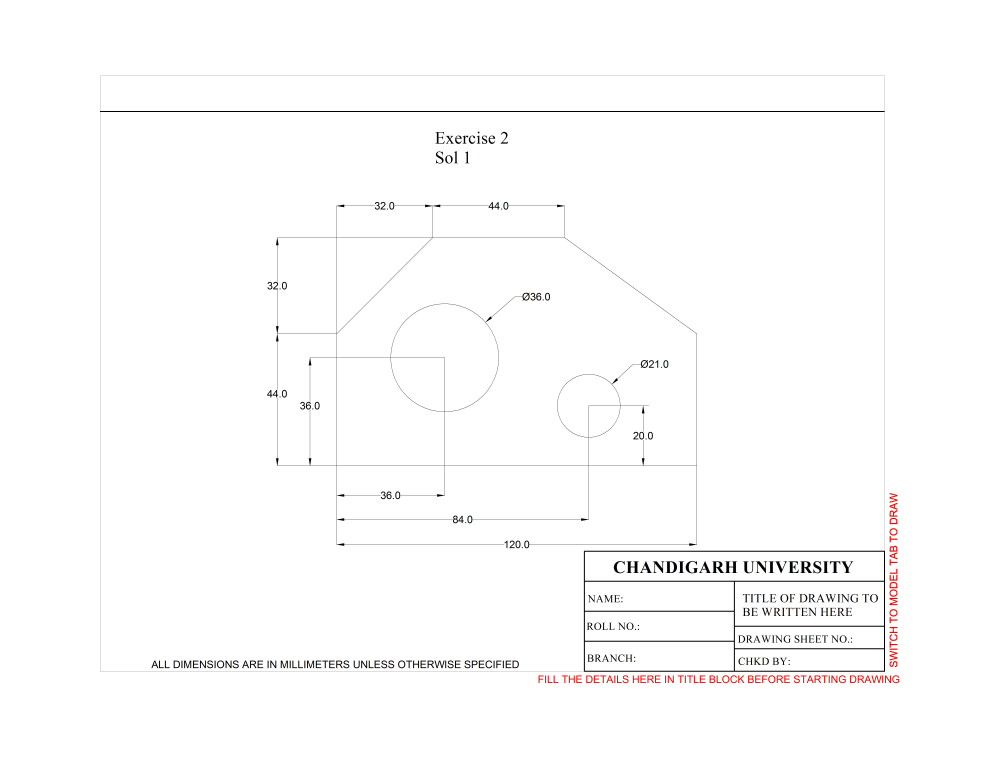
#> input picture acadm/test.jpg, 8000 x 6072 px (shown at 1/8 size)
$ python test.py
#> lines starting #> are read from the running program, lines starting #| are printed output that depends on the picture
from PIL import Image
from PIL import ImageFont
from PIL import ImageDraw

img = Image.open("test.jpg")
#> img is the input picture: PIL image 8000x6072 RGB; mean R, G, B 252.3, 251.9, 251.9
draw = ImageDraw.Draw(img)
font = ImageFont.truetype("Times_New_Roman.ttf", 86)

# write name
draw.rectangle(((5004, 4668), (5858, 4874)), fill="white")
draw.text((5005, 4740),"RITIEK MALHOTRA",(0,0,0),font=font)

# write UID
draw.text((5138, 4962),"17BCS1752",(0,0,0),font=font)

# write branch
draw.text((5110, 5216),"B.E. CSE",(0,0,0),font=font)

# write title


img.save('sample-out.jpg')
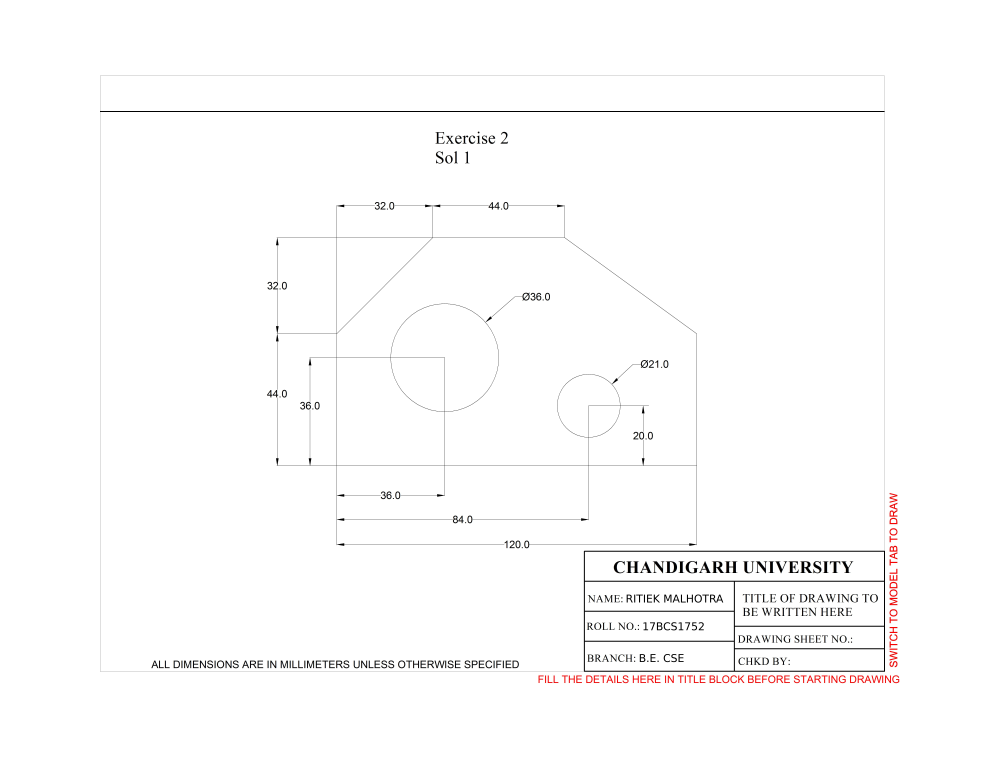
#> saved as sample-out.jpg: PIL image 8000x6072 RGB (shown at 1/8 size); mean R, G, B 252.1, 251.8, 251.7
